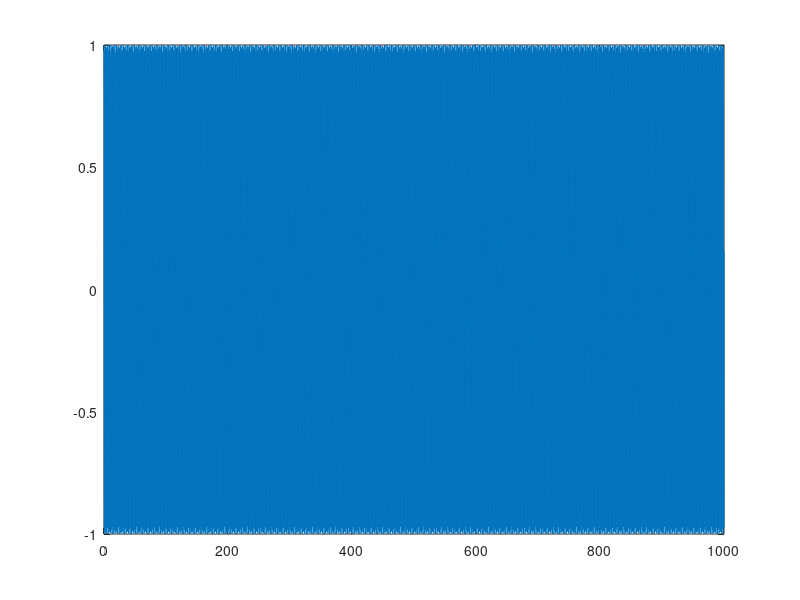
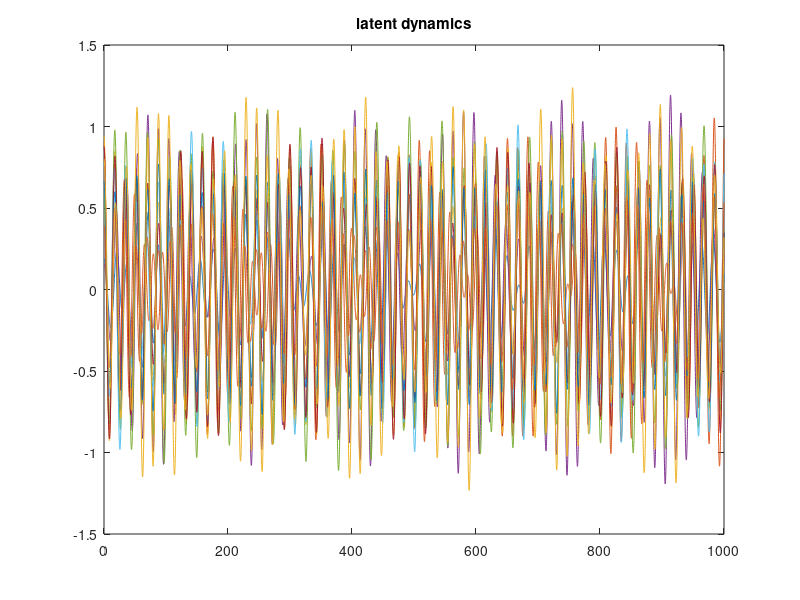
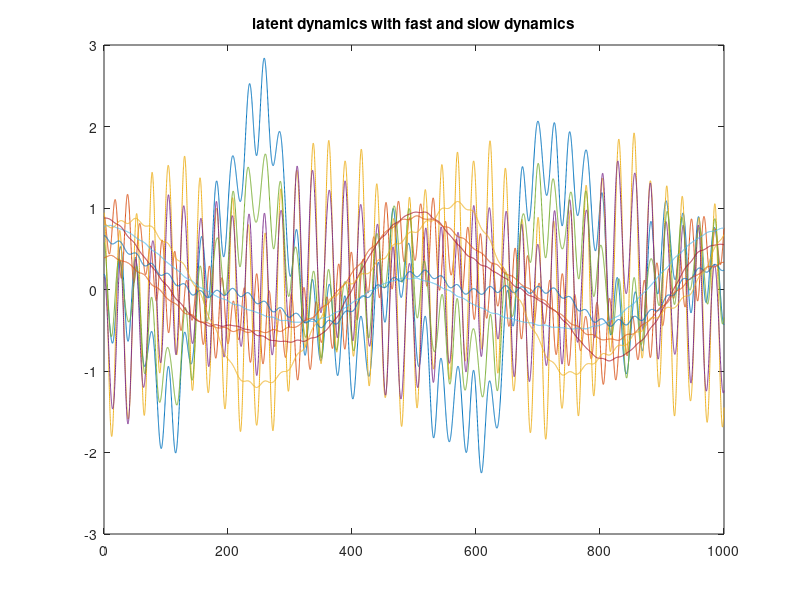
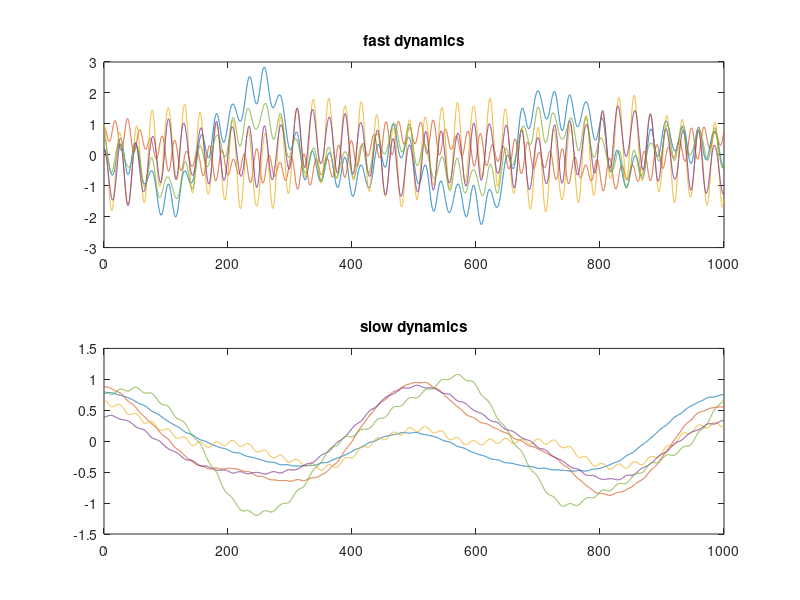

MATLAB code to generate these figures, in order:
clear all;
close all;
clc;

lambda = - 0 - 5i;

t = 0:0.1:1000;
x0=1;
phi = 0.1;
x = x0*exp(lambda*t);

figure()
plot(t,x)

% Generate basis
n = 10
V = 0.5*ones(n,n) - rand(n)
rank(V)

V = V./vecnorm(V,2,1);

V(:,1)'*V(:,2)


% Gram Schmidt
Q = zeros(n,n);
R = zeros(n,n);
for j=1:n
    v=V(:,j);
    for i=1:j-1
        R(i,j) = Q(:,j)'*V(:,j);
        v = v-R(i,j)*Q(:,i);
    end
    R(j,j) = norm(v);
    Q(:,j) = v/R(j,j);
end

% EigV of random symmetric matrix
A = rand(n)
A = A.*A';
[E D] = eig(A)

norm(E(:,1))
E(:,1)'*E(:,2)


%% Distribute eigenvalues (Margianlly stable)
%a = rand(n/2,1,"like",1i);
a = 0*(rand(n/2,1)-1) + (rand(n/2,1)-.5)*1i;

% stable
% a = 0.001*(rand(n/2,1)-1) + (rand(n/2,1)-.5)*1i;

b = conj(a);
D = diag([a;b]);

%% New system
B = E*D*E';

x0 = rand(10,1);
x=[];
for i = t
 
    x = [x,expm(B*i)*x0];
end
figure()
plot(t,x)
title('latent dynamics')

%% Fast and Slow
eps = 32;
EPS = [eye(n/2),zeros(n/2,n/2);
    zeros(n/2,n/2),1/eps*eye(n/2)];
B = EPS*E*D*E';

%x0 = rand(10,1);
C = 1*(1-2*rand(n,n));
x=[];
for i = t
 
    x = [x,expm(B*i)*x0];
    
end
y = C*x;
figure()
plot(t,x)
title('latent dynamics with fast and slow dynamics')

figure()
subplot(2,1,1)
plot(t,x(1:n/2,:))
title('fast dynamics')
subplot(2,1,2)
plot(t,x(n/2+1:end,:))
title('slow dynamics')


figure()
plot(t,y)
title('output with fast and slow dynamics')


%% Mix and Match
NP = [rand(n/2,n/2),zeros(n/2,n/2)];
WF = [zeros(n/2,n/2),ones(n/2,n/2)];

NP = [eye(n/2),zeros(n/2,n/2)];
WF = [zeros(n/2,n/2),eye(n/2)];

yNP = NP*x;% %%
% 
% Im = rand(n/2,n/2);
% Im_WF = Im*yWF(:,1)*yWF(:,1)';
% close all
% 
% for i = 1:length(t)
% %for i = 1:1000
%     
%     Im_WF = real(Im*yWF(:,i)*yWF(:,i)');
% 
% figure(1)
% image(Im_WF,'CDataMapping','scaled');hold off;
% colorbar
% caxis([-1 1]);
% 
% F(i) = getframe(gcf);
% drawnow
% end
%   writerObj = VideoWriter('myVideo2.avi');
%   writerObj.FrameRate = 30;
% 
% 
%   open(writerObj);
% % write the frames to the video
% for i=1:length(F)
%     % convert the image to a frame
%     frame = F(i) ;    
%     writeVideo(writerObj, frame);
% end
% % close the writer object
% close(writerObj);

yWF = WF*x;

figure()
subplot(2,1,1)
plot(t,yWF)
title('WF')

subplot(2,1,2)
plot(t,yNP)
title('NP')

%% Image generation
% 
% Im = rand(n/2,n/2);
% Im_WF = Im*yWF(:,1)*yWF(:,1)';
% close all
% 
% for i = 1:length(t)
% %for i = 1:1000
%     
%     Im_WF = real(Im*yWF(:,i)*yWF(:,i)');
% 
% figure(1)
% image(Im_WF,'CDataMapping','scaled');hold off;
% colorbar
% caxis([-1 1]);
% 
% F(i) = getframe(gcf);
% drawnow
% end
%   writerObj = VideoWriter('myVideo2.avi');
%   writerObj.FrameRate = 30;
% 
% 
%   open(writerObj);
% % write the frames to the video
% for i=1:length(F)
%     % convert the image to a frame
%     frame = F(i) ;    
%     writeVideo(writerObj, frame);
% end
% % close the writer object
% close(writerObj);
